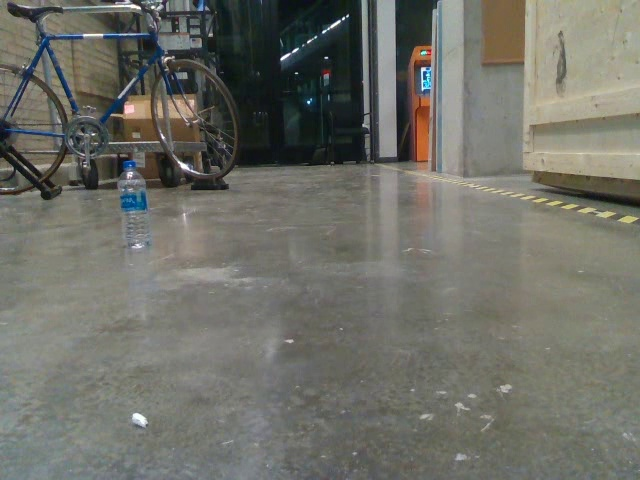
#> input picture D435/frame701.jpg, 640 x 480 px
$ python -i findBlueObstacle.py   (imports and definitions only)
#> lines starting #> are read from the running program, lines starting #| are printed output that depends on the picture; after the words box and inside, x2 and y2 are one past the last pixel; in counts of white or black regions, pixels touching at a corner belong together
#> further down, picture is the input picture: shape (480, 640, 3); mean B, G, R 103.6, 111.4, 110.9
#This script identifies a Blue obstacle and draws a bounding box around it.

#Dependencies
from cv2 import imshow
import numpy as np
import cv2


def findBlueObj(image):
    #Load image
    # image = cv2.imread(imagePath)
    original = image.copy()

    #Convert image into HSV and set range for yellow object
    # cv2.imshow('image',image)
    # hsv = cv2.cvtColor(image, cv2.COLOR_BGR2HSV)
    hsv = cv2.cvtColor(image, cv2.COLOR_BGR2HSV)
#> hsv: shape (480, 640, 3); mean H, S, V 45.1, 33.7, 114.4
    # [4 lines of commented-out code are left out]
    lower_blue = np.array([93,255,74]) #Hallway porter 1.6m
    upper_blue = np.array([115,255,154])
    # lower_blue = np.array([84,255,49]) #Hallway porter far
    # upper_blue = np.array([125,230,163])

    #Generate a mask
    mask = cv2.inRange(hsv, lower_blue, upper_blue)
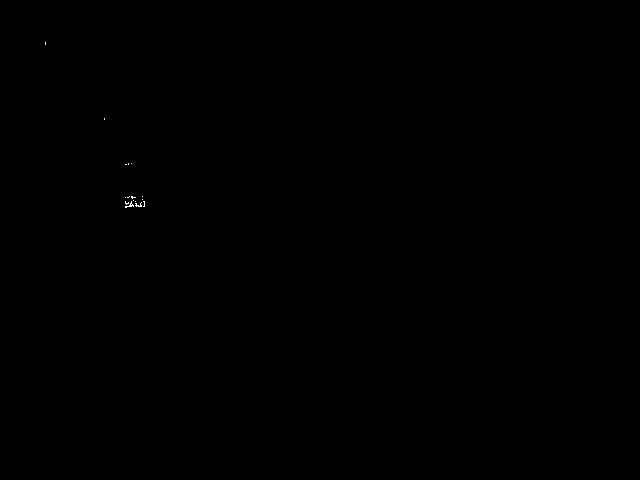
#> mask: shape (480, 640); 0.03% white in thin lines or dots, all inside (x1, y1, x2, y2) = (45, 42, 145, 208)

    #Find contours
    cnts = cv2.findContours(mask, cv2.RETR_EXTERNAL, cv2.CHAIN_APPROX_SIMPLE)
#> cnts = 16 contours, all with area under 20
    cnts = cnts[0] if len(cnts) == 2 else cnts[1]

    coord = []
    #Draw bounding box
    for c in cnts:
        x,y,w,h = cv2.boundingRect(c)

        # if (w*h < 50):continue #threshold small noises
        const = 0
        x -= const
        y -= const
        w += const
        h += const
        coord.append([(x,y),(x+w,y),(x,y+h),(x+w,y+h)])
        cv2.rectangle(original, (x, y), (x + w, y + h), (36,255,12), 2)
#> this loop made 16 passes
#> (x, y, w, h) on passes 1, 2, 3, 4, 5, 6, 7, 8, 9, 10, 13: (135, 202, 7, 5), (143, 201, 2, 6), (135, 201, 1, 1), (125, 201, 9, 7), (125, 201, 4, 4), (133, 200, 1, 1), (142, 199, 1, 1), (125, 197, 1, 1), (142, 196, 1, 1), (131, 196, 5, 3), (131, 163, 1, 1)
#> (c, x, y, w, h) on passes 11, 12, 14, 15, 16: ([[129, 196], [128, 197], [127, 197], [128, 197]], 127, 196, 3, 2), ([[125, 164], [126, 164]], 125, 164, 2, 1), ([[128, 163], [128, 164]], 128, 163, 1, 2), ([[104, 118], [104, 119]], 104, 118, 1, 2), ([[45, 42], [45, 44]], 45, 42, 1, 3)
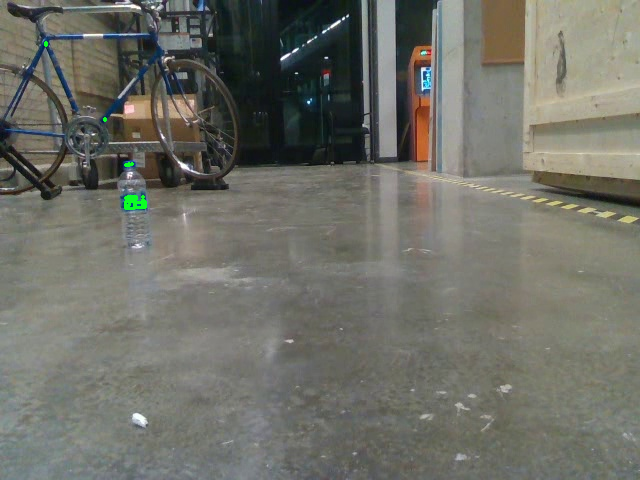
#> original: shape (480, 640, 3); 0.11% of pixels changed, all inside (x1, y1, x2, y2) = (44, 41, 147, 210)
#> after the loop, coord = 16 items

    for r in coord:
        cv2.circle(original, r[0], 5, (255, 0, 0), 2)
        cv2.circle(original, r[1], 5, (255, 0, 0), 2)
        cv2.circle(original, r[2], 5, (255, 0, 0), 2)
        cv2.circle(original, r[3], 5, (255, 0, 0), 2)
#> this loop made 16 passes
#> r on passes 1 to 12: [(135, 202), (142, 202), (135, 207), (142, 207)], [(143, 201), (145, 201), (143, 207), (145, 207)], [(135, 201), (136, 201), (135, 202), (136, 202)], [(125, 201), (134, 201), (125, 208), (134, 208)], [(125, 201), (129, 201), (125, 205), (129, 205)], [(133, 200), (134, 200), (133, 201), (134, 201)], [(142, 199), (143, 199), (142, 200), (143, 200)], [(125, 197), (126, 197), (125, 198), (126, 198)], [(142, 196), (143, 196), (142, 197), (143, 197)], [(131, 196), (136, 196), (131, 199), (136, 199)], [(127, 196), (130, 196), (127, 198), (130, 198)], [(125, 164), (127, 164), (125, 165), (127, 165)]
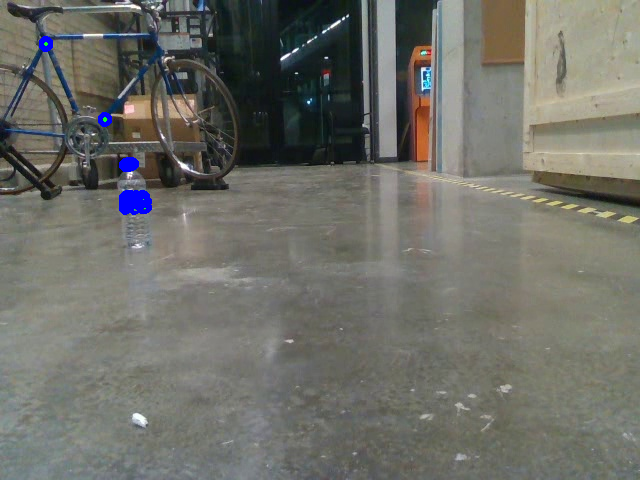
#> original: shape (480, 640, 3); 0.42% of pixels changed, all inside (x1, y1, x2, y2) = (39, 36, 152, 215)
    #Show result
    cv2.imshow('mask', mask)
    cv2.imshow('original', original)
    cv2.waitKey()
    return coord


# if __name__ == '__main__':
#     testImagePath = './testImages/color_frame.jpg'
#     rect = findBlueObj(testImagePath)
#     # for r in rect:


>>> import cv2
>>> picture = cv2.imread('frame701.jpg')
>>> result = findBlueObj(picture)
#> result = 16 items

$ run again, on D435/frame841.jpg
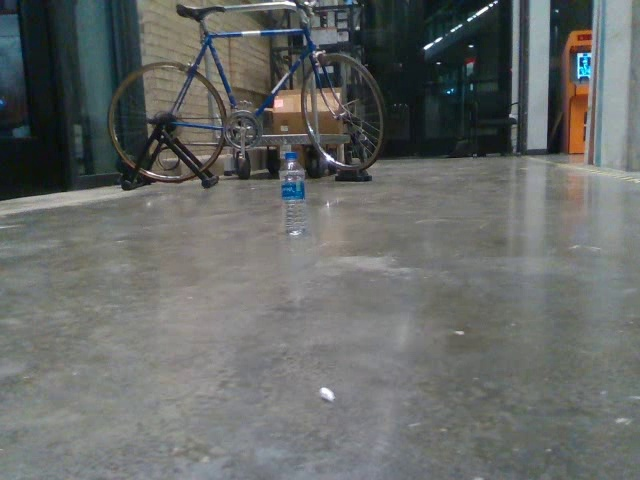
#> input picture D435/frame841.jpg, 640 x 480 px
#> picture is the input picture: shape (480, 640, 3); mean B, G, R 103.8, 105.6, 102.6
#> hsv: shape (480, 640, 3); mean H, S, V 67.2, 33.1, 109
#> mask: shape (480, 640); 0.02% white in thin lines or dots, all inside (x1, y1, x2, y2) = (285, 58, 589, 196)
#> cnts = 15 contours, all with area under 20
#> the loop in findBlueObj, `for c in cnts:` made 15 passes
#> (x, y, w, h) on passes 1, 2, 3, 5, 6, 7, 8, 11: (285, 195, 1, 1), (288, 192, 1, 1), (291, 191, 1, 1), (287, 190, 16, 6), (294, 189, 2, 3), (291, 186, 5, 2), (289, 186, 1, 1), (450, 93, 1, 1)
#> after the loop in findBlueObj, `for c in cnts:`:
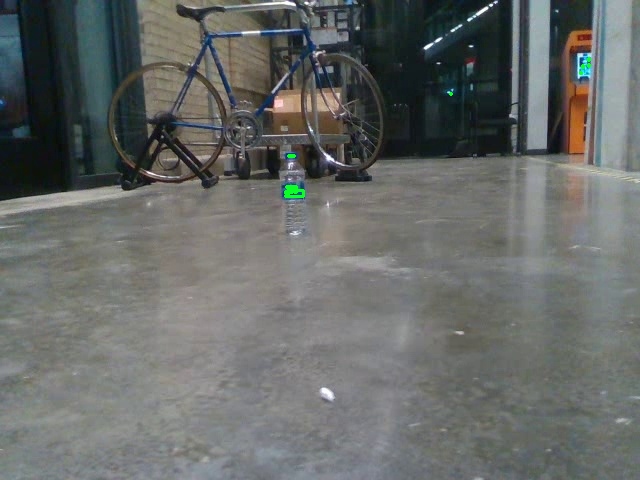
#> original: shape (480, 640, 3); 0.1% of pixels changed, all inside (x1, y1, x2, y2) = (284, 57, 591, 198)
#> after the loop in findBlueObj, `for c in cnts:`: coord = 15 items
#> the loop in findBlueObj, `for r in coord:` made 15 passes
#> r on passes 1 to 8: [(285, 195), (286, 195), (285, 196), (286, 196)], [(288, 192), (289, 192), (288, 193), (289, 193)], [(291, 191), (292, 191), (291, 192), (292, 192)], [(285, 191), (286, 191), (285, 193), (286, 193)], [(287, 190), (303, 190), (287, 196), (303, 196)], [(294, 189), (296, 189), (294, 192), (296, 192)], [(291, 186), (296, 186), (291, 188), (296, 188)], [(289, 186), (290, 186), (289, 187), (290, 187)]
#> after the loop in findBlueObj, `for r in coord:`:
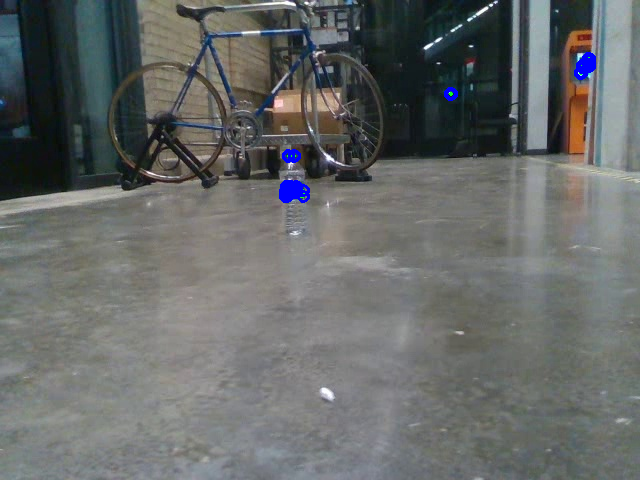
#> original: shape (480, 640, 3); 0.42% of pixels changed, all inside (x1, y1, x2, y2) = (279, 52, 596, 203)

$ run again, on D435/frame921.jpg
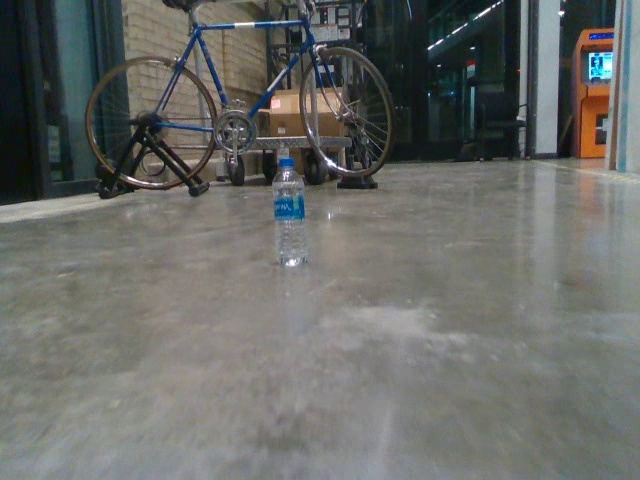
#> input picture D435/frame921.jpg, 640 x 480 px
#> picture is the input picture: shape (480, 640, 3); mean B, G, R 103.4, 106.7, 104.9
#> hsv: shape (480, 640, 3); mean H, S, V 57.4, 35.8, 110.7
#> mask: shape (480, 640); 0.04% white in thin lines or dots, all inside (x1, y1, x2, y2) = (279, 54, 602, 217)
#> cnts = 17 contours, all with area under 20
#> the loop in findBlueObj, `for c in cnts:` made 17 passes
#> (x, y, w, h) on passes 1, 2, 3, 4, 7, 8, 9, 10: (295, 212, 4, 3), (280, 211, 14, 4), (300, 210, 3, 7), (283, 210, 1, 1), (292, 203, 1, 1), (281, 202, 5, 3), (287, 201, 6, 9), (299, 200, 3, 7)
#> after the loop in findBlueObj, `for c in cnts:`:
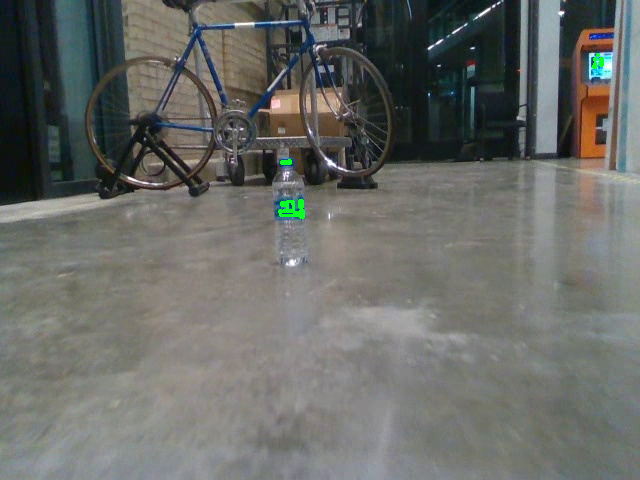
#> original: shape (480, 640, 3); 0.17% of pixels changed, all inside (x1, y1, x2, y2) = (278, 53, 604, 219)
#> after the loop in findBlueObj, `for c in cnts:`: coord = 17 items
#> the loop in findBlueObj, `for r in coord:` made 17 passes
#> r on passes 1 to 8: [(295, 212), (299, 212), (295, 215), (299, 215)], [(280, 211), (294, 211), (280, 215), (294, 215)], [(300, 210), (303, 210), (300, 217), (303, 217)], [(283, 210), (284, 210), (283, 211), (284, 211)], [(279, 210), (281, 210), (279, 212), (281, 212)], [(286, 209), (288, 209), (286, 211), (288, 211)], [(292, 203), (293, 203), (292, 204), (293, 204)], [(281, 202), (286, 202), (281, 205), (286, 205)]
#> after the loop in findBlueObj, `for r in coord:`:
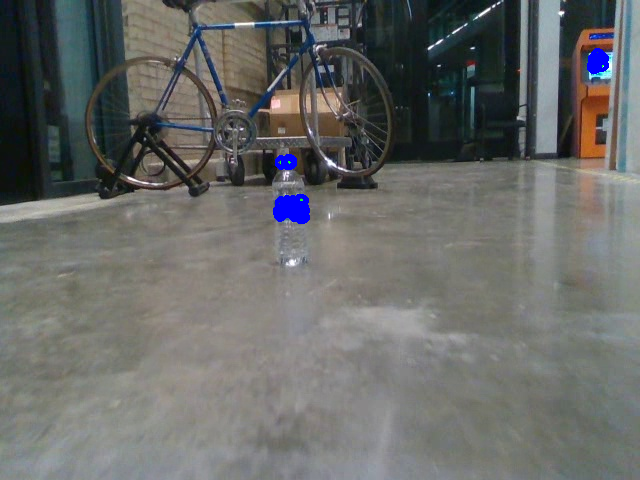
#> original: shape (480, 640, 3); 0.53% of pixels changed, all inside (x1, y1, x2, y2) = (273, 48, 609, 224)
